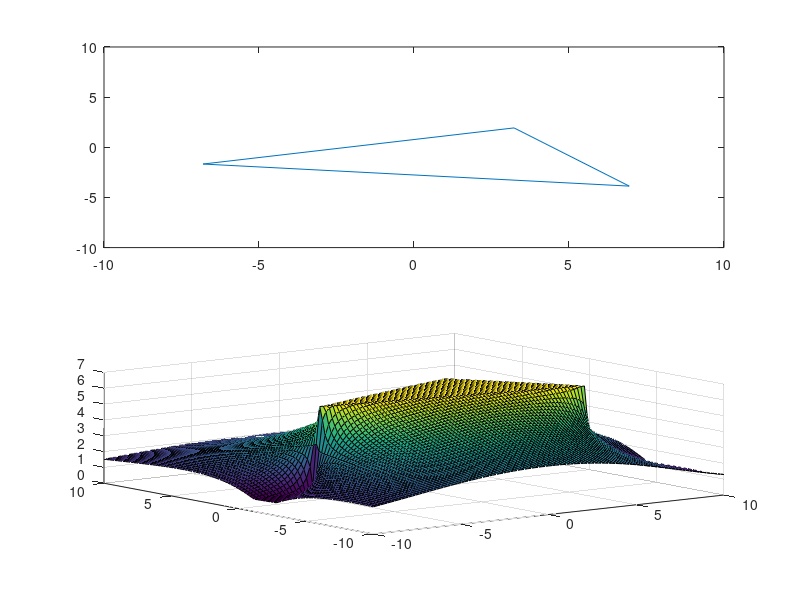

MATLAB code for this plot:
%This program serves as an example of the program isInside.m which is in
%this folder. A triangle is generated using random coordinates, and a mesh
%of all possible points in the grid is run through the program. If a point
%is inside the triangle, the resultant sum will be 2*pi, and less than that
%if outside the triangle. 

%The output is 2 graphs, one above the other. The first is a simple drawing
%of the triangle, and the second is a surface plot of the resultant angle
%sum for each point in the grid. This can be rotated to see how the region
%inside the triangle is flat. 

[X,Y] = meshgrid(-10:.2:10,-10:.2:10);
Z = zeros(size(X));
X1 = -10 + 20*rand();
X2 = -10 + 20*rand();
X3 = -10 + 20*rand();
Y1 = -10 + 20*rand();
Y2 = -10 + 20*rand();
Y3 = -10 + 20*rand();
D12 = sqrt((X1-X2)^2 + (Y1-Y2)^2);
D13 = sqrt((X1-X3)^2 + (Y1-Y3)^2);
D23 = sqrt((X2-X3)^2 + (Y2-Y3)^2);
subplot(2,1,1);
plot([X1,X2,X3,X1],[Y1,Y2,Y3,Y1]);
axis([-10,10,-10,10]);
for i = 1:size(X,1)*size(X,2)
    xd1 = X1 - X(i);
    xd2 = X2 - X(i);
    xd3 = X3 - X(i);
    yd1 = Y1 - Y(i);
    yd2 = Y2 - Y(i);
    yd3 = Y3 - Y(i);
    D1 = sqrt(xd1^2 + yd1^2);
    D2 = sqrt(xd2^2 + yd2^2);
    D3 = sqrt(xd3^2 + yd3^2);
    A1 = acos((D1^2 + D2^2 - D12^2)/(2*D1*D2));
    A2 = acos((D1^2 + D3^2 - D13^2)/(2*D1*D3));
    A3 = acos((D2^2 + D3^2 - D23^2)/(2*D2*D3));
    Z(i) = A1 + A2 + A3;
end
subplot(2,1,2);
surf(X,Y,Z);